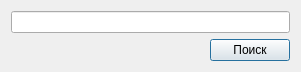
<?xml version="1.0" encoding="UTF-8"?>
<ui version="4.0">
 <class>searchForm</class>
 <widget class="QWidget" name="searchForm">
  <property name="geometry">
   <rect>
    <x>0</x>
    <y>0</y>
    <width>301</width>
    <height>67</height>
   </rect>
  </property>
  <property name="windowTitle">
   <string>Form</string>
  </property>
  <layout class="QGridLayout" name="gridLayout">
   <item row="1" column="1">
    <widget class="QPushButton" name="pushButton">
     <property name="text">
      <string>Поиск</string>
     </property>
     <property name="autoDefault">
      <bool>true</bool>
     </property>
     <property name="default">
      <bool>true</bool>
     </property>
    </widget>
   </item>
   <item row="1" column="0">
    <spacer name="horizontalSpacer">
     <property name="orientation">
      <enum>Qt::Horizontal</enum>
     </property>
     <property name="sizeHint" stdset="0">
      <size>
       <width>40</width>
       <height>20</height>
      </size>
     </property>
    </spacer>
   </item>
   <item row="0" column="0" colspan="2">
    <widget class="QLineEdit" name="lineEdit"/>
   </item>
  </layout>
 </widget>
 <resources/>
 <connections/>
</ui>
